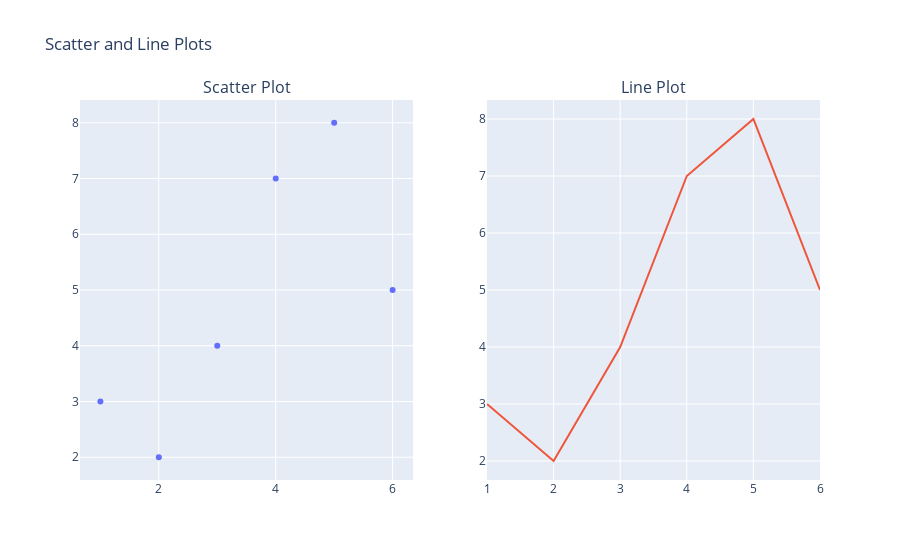

Notebook code cell kept with this figure:
### Markdown cell above
#### subplots

### Code cell
fig = make_subplots(
    rows=1, cols=2,
    subplot_titles=['Scatter Plot', 'Line Plot']
)

fig_scatter = go.Scatter(
    x=simple_df['x'], y=simple_df['y'],
    mode='markers',
    text=simple_df['label']
)
fig_line = go.Scatter(
    x=simple_df['x'], y=simple_df['y'],
    mode='lines',
    text=simple_df['label']
)

fig.add_trace(fig_scatter, row=1, col=1)
fig.add_trace(fig_line, row=1, col=2)
fig.update_layout(title='Scatter and Line Plots', showlegend=False)
fig.show()

### Figure 1 — Plotly figure (JSON) as saved in the notebook; plotly's stock layout.template omitted (floating-point values rounded to 4 significant figures)
{"data": [{"mode": "markers", "text": ["A", "B", "C", "D", "E", "F"], "type": "scatter", "x": [1, 2, 3, 4, 5, 6], "xaxis": "x", "y": [3, 2, 4, 7, 8, 5], "yaxis": "y"}, {"mode": "lines", "text": ["A", "B", "C", "D", "E", "F"], "type": "scatter", "x": [1, 2, 3, 4, 5, 6], "xaxis": "x2", "y": [3, 2, 4, 7, 8, 5], "yaxis": "y2"}], "layout": {"annotations": [{"font": {"size": 16}, "showarrow": false, "text": "Scatter Plot", "x": 0.225, "xanchor": "center", "xref": "paper", "y": 1, "yanchor": "bottom", "yref": "paper"}, {"font": {"size": 16}, "showarrow": false, "text": "Line Plot", "x": 0.775, "xanchor": "center", "xref": "paper", "y": 1, "yanchor": "bottom", "yref": "paper"}], "showlegend": false, "title": {"text": "Scatter and Line Plots"}, "xaxis": {"anchor": "y", "domain": [0, 0.45]}, "xaxis2": {"anchor": "y2", "domain": [0.55, 1]}, "yaxis": {"anchor": "x", "domain": [0, 1]}, "yaxis2": {"anchor": "x2", "domain": [0, 1]}}}
